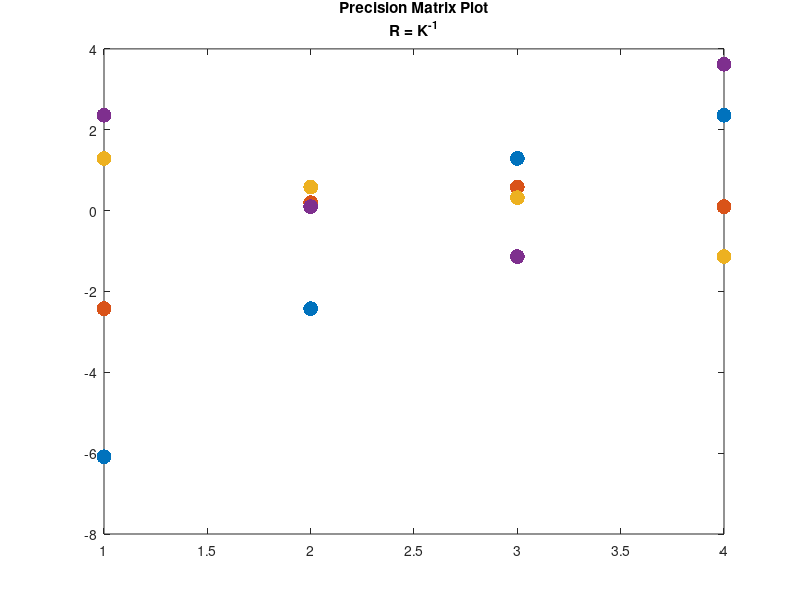

Here is the MATLAB script that generated this plot: (Note: this script raises an error after producing the figure.)
% Charlotte Meola
% ECE 5430, Homework 3

clear all; close all; clc;

%%%%%%%%%%%%%%%%%%%%%%%%%%%%%%%%%%%%
% Problem 2: Gaussian Random Fields
%%%%%%%%%%%%%%%%%%%%%%%%%%%%%%%%%%%%

u = transpose([0 1] - [1 2])

% Covariance Matrix
K = [0.1, -0.3, 0.5, 0.1;
    -0.3, 1, 0.1, 0.2;
    0.5, 0.1, 2, 0.3;
    0.1, 0.2, 0.3, 0.3];

% Precision Matrix, R
R = K^-1
plot(R, '.', 'MarkerSize', 32)
title({'Precision Matrix Plot', 'R = K^-^1'});
saveas(gcf, 'PrecisionMatrixPlot.jpg');

%%%%%%%%%%%%%%%%%%%%%%%%%%%%%%%%%%%%
% Problem 3: Linear Reception Model
%%%%%%%%%%%%%%%%%%%%%%%%%%%%%%%%%%%%

A_old = [1, 2, 3; 0.5, 6, 4; -1, 2,-1]

A = A_old.*transpose(A_old)

syms y
XLSE= ((transpose(A).*A)^-1)*transpose(A)*y;
simplify(XLSE)


